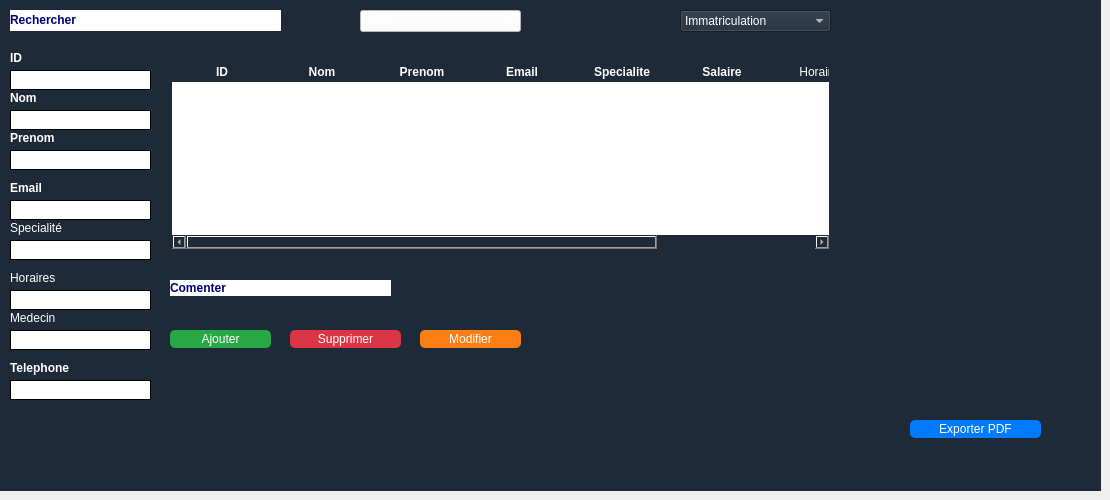
      <widget class="QWidget" name="page_18">
       <widget class="QFrame" name="trirecherche_7">
        <property name="geometry">
         <rect>
          <x>0</x>
          <y>0</y>
          <width>1101</width>
          <height>51</height>
         </rect>
        </property>
        <property name="styleSheet">
         <string notr="true">background-color: #1e2a38;
color: white;
font: bold 11pt &quot;Arial&quot;;

</string>
        </property>
        <property name="frameShape">
         <enum>QFrame::Shape::NoFrame</enum>
        </property>
        <widget class="QLabel" name="recherche_7">
         <property name="geometry">
          <rect>
           <x>10</x>
           <y>10</y>
           <width>271</width>
           <height>21</height>
          </rect>
         </property>
         <property name="styleSheet">
          <string notr="true">background-color: white;
    gridline-color: #ccc;
    font: 10pt &quot;Arial&quot;;</string>
         </property>
         <property name="text">
          <string>&lt;html&gt;&lt;head/&gt;&lt;body&gt;&lt;p&gt;&lt;span style=&quot; font-weight:700; color:#00007f;&quot;&gt;Rechercher&lt;/span&gt;&lt;/p&gt;&lt;/body&gt;&lt;/html&gt;</string>
         </property>
        </widget>
        <widget class="QComboBox" name="triemail_7">
         <property name="geometry">
          <rect>
           <x>360</x>
           <y>10</y>
           <width>161</width>
           <height>22</height>
          </rect>
         </property>
         <property name="styleSheet">
          <string notr="true">background-color: white;
    gridline-color: #ccc;
    font: 10pt &quot;Arial&quot;;</string>
         </property>
         <item>
          <property name="text">
           <string>Type</string>
          </property>
         </item>
         <item>
          <property name="text">
           <string/>
          </property>
         </item>
         <item>
          <property name="text">
           <string/>
          </property>
         </item>
        </widget>
        <widget class="QComboBox" name="trisalaire_7">
         <property name="geometry">
          <rect>
           <x>680</x>
           <y>10</y>
           <width>151</width>
           <height>22</height>
          </rect>
         </property>
         <item>
          <property name="text">
           <string>Immatriculation</string>
          </property>
         </item>
        </widget>
       </widget>
       <widget class="QFrame" name="liste_3">
        <property name="geometry">
         <rect>
          <x>0</x>
          <y>50</y>
          <width>161</width>
          <height>441</height>
         </rect>
        </property>
        <property name="styleSheet">
         <string notr="true">background-color: #1e2a38;
color: white;
font: bold 11pt &quot;Arial&quot;;</string>
        </property>
        <property name="frameShape">
         <enum>QFrame::Shape::NoFrame</enum>
        </property>
        <widget class="QLabel" name="idcabi">
         <property name="geometry">
          <rect>
           <x>10</x>
           <y>0</y>
           <width>141</width>
           <height>16</height>
          </rect>
         </property>
         <property name="styleSheet">
          <string notr="true"/>
         </property>
         <property name="text">
          <string>&lt;html&gt;&lt;head/&gt;&lt;body&gt;&lt;p&gt;&lt;span style=&quot; font-weight:704;&quot;&gt;ID &lt;/span&gt;&lt;/p&gt;&lt;/body&gt;&lt;/html&gt;</string>
         </property>
        </widget>
        <widget class="QLabel" name="nom_2">
         <property name="geometry">
          <rect>
           <x>10</x>
           <y>40</y>
           <width>141</width>
           <height>16</height>
          </rect>
         </property>
         <property name="text">
          <string>&lt;html&gt;&lt;head/&gt;&lt;body&gt;&lt;p&gt;&lt;span style=&quot; font-weight:704;&quot;&gt;Nom&lt;/span&gt;&lt;/p&gt;&lt;/body&gt;&lt;/html&gt;</string>
         </property>
        </widget>
        <widget class="QLabel" name="prenom_2">
         <property name="geometry">
          <rect>
           <x>10</x>
           <y>80</y>
           <width>141</width>
           <height>16</height>
          </rect>
         </property>
         <property name="text">
          <string>&lt;html&gt;&lt;head/&gt;&lt;body&gt;&lt;p&gt;&lt;span style=&quot; font-weight:704;&quot;&gt;Prenom&lt;/span&gt;&lt;/p&gt;&lt;/body&gt;&lt;/html&gt;</string>
         </property>
        </widget>
        <widget class="QLabel" name="medecin">
         <property name="geometry">
          <rect>
           <x>10</x>
           <y>260</y>
           <width>141</width>
           <height>16</height>
          </rect>
         </property>
         <property name="text">
          <string>&lt;html&gt;&lt;head/&gt;&lt;body&gt;&lt;p&gt;Medecin &lt;/p&gt;&lt;/body&gt;&lt;/html&gt;</string>
         </property>
        </widget>
        <widget class="QLabel" name="telephone_2">
         <property name="geometry">
          <rect>
           <x>10</x>
           <y>310</y>
           <width>141</width>
           <height>16</height>
          </rect>
         </property>
         <property name="text">
          <string>&lt;html&gt;&lt;head/&gt;&lt;body&gt;&lt;p&gt;&lt;span style=&quot; font-weight:700;&quot;&gt;Telephone&lt;/span&gt;&lt;/p&gt;&lt;/body&gt;&lt;/html&gt;</string>
         </property>
        </widget>
        <widget class="QLineEdit" name="idcabiline">
         <property name="geometry">
          <rect>
           <x>10</x>
           <y>20</y>
           <width>141</width>
           <height>20</height>
          </rect>
         </property>
         <property name="styleSheet">
          <string notr="true">QLineEdit {
    color: black;              /* Texte noir */
    background-color: white;   /* Fond blanc (tu peux changer la couleur) */
    border: 1px solid black;   /* Bordure noire (optionnel) */
}
</string>
         </property>
        </widget>
        <widget class="QLineEdit" name="nomline_2">
         <property name="geometry">
          <rect>
           <x>10</x>
           <y>60</y>
           <width>141</width>
           <height>20</height>
          </rect>
         </property>
         <property name="styleSheet">
          <string notr="true">QLineEdit {
    color: black;              /* Texte noir */
    background-color: white;   /* Fond blanc (tu peux changer la couleur) */
    border: 1px solid black;   /* Bordure noire (optionnel) */
}
</string>
         </property>
        </widget>
        <widget class="QLineEdit" name="medecinline">
         <property name="geometry">
          <rect>
           <x>10</x>
           <y>280</y>
           <width>141</width>
           <height>20</height>
          </rect>
         </property>
         <property name="styleSheet">
          <string notr="true">QLineEdit {
    color: black;              /* Texte noir */
    background-color: white;   /* Fond blanc (tu peux changer la couleur) */
    border: 1px solid black;   /* Bordure noire (optionnel) */
}
</string>
         </property>
        </widget>
        <widget class="QLineEdit" name="telephoneline_2">
         <property name="geometry">
          <rect>
           <x>10</x>
           <y>330</y>
           <width>141</width>
           <height>20</height>
          </rect>
         </property>
         <property name="styleSheet">
          <string notr="true">QLineEdit {
    color: black;              /* Texte noir */
    background-color: white;   /* Fond blanc (tu peux changer la couleur) */
    border: 1px solid black;   /* Bordure noire (optionnel) */
}
</string>
         </property>
        </widget>
        <widget class="QLabel" name="email_2">
         <property name="geometry">
          <rect>
           <x>10</x>
           <y>130</y>
           <width>141</width>
           <height>16</height>
          </rect>
         </property>
         <property name="text">
          <string>&lt;html&gt;&lt;head/&gt;&lt;body&gt;&lt;p&gt;&lt;span style=&quot; font-weight:704;&quot;&gt;Email&lt;/span&gt;&lt;/p&gt;&lt;/body&gt;&lt;/html&gt;</string>
         </property>
        </widget>
        <widget class="QLineEdit" name="emailline_2">
         <property name="geometry">
          <rect>
           <x>10</x>
           <y>150</y>
           <width>141</width>
           <height>20</height>
          </rect>
         </property>
         <property name="styleSheet">
          <string notr="true">QLineEdit {
    color: black;              /* Texte noir */
    background-color: white;   /* Fond blanc (tu peux changer la couleur) */
    border: 1px solid black;   /* Bordure noire (optionnel) */
}
</string>
         </property>
        </widget>
        <widget class="QLabel" name="spec">
         <property name="geometry">
          <rect>
           <x>10</x>
           <y>170</y>
           <width>141</width>
           <height>16</height>
          </rect>
         </property>
         <property name="text">
          <string>&lt;html&gt;&lt;head/&gt;&lt;body&gt;&lt;p&gt;Specialité&lt;/p&gt;&lt;/body&gt;&lt;/html&gt;</string>
         </property>
        </widget>
        <widget class="QLineEdit" name="horaireline">
         <property name="geometry">
          <rect>
           <x>10</x>
           <y>240</y>
           <width>141</width>
           <height>20</height>
          </rect>
         </property>
         <property name="styleSheet">
          <string notr="true">QLineEdit {
    color: black;              /* Texte noir */
    background-color: white;   /* Fond blanc (tu peux changer la couleur) */
    border: 1px solid black;   /* Bordure noire (optionnel) */
}
</string>
         </property>
        </widget>
        <widget class="QLineEdit" name="specline">
         <property name="geometry">
          <rect>
           <x>10</x>
           <y>190</y>
           <width>141</width>
           <height>20</height>
          </rect>
         </property>
         <property name="styleSheet">
          <string notr="true">QLineEdit {
    color: black;              /* Texte noir */
    background-color: white;   /* Fond blanc (tu peux changer la couleur) */
    border: 1px solid black;   /* Bordure noire (optionnel) */
}
</string>
         </property>
        </widget>
        <widget class="QLabel" name="horaire">
         <property name="geometry">
          <rect>
           <x>10</x>
           <y>220</y>
           <width>141</width>
           <height>16</height>
          </rect>
         </property>
         <property name="text">
          <string>&lt;html&gt;&lt;head/&gt;&lt;body&gt;&lt;p&gt;Horaires&lt;/p&gt;&lt;/body&gt;&lt;/html&gt;</string>
         </property>
        </widget>
        <widget class="QLineEdit" name="prenomline_2">
         <property name="geometry">
          <rect>
           <x>10</x>
           <y>100</y>
           <width>141</width>
           <height>20</height>
          </rect>
         </property>
         <property name="styleSheet">
          <string notr="true">QLineEdit {
    color: black;              /* Texte noir */
    background-color: white;   /* Fond blanc (tu peux changer la couleur) */
    border: 1px solid black;   /* Bordure noire (optionnel) */
}
</string>
         </property>
        </widget>
       </widget>
       <widget class="QFrame" name="cruds_3">
        <property name="geometry">
         <rect>
          <x>160</x>
          <y>50</y>
          <width>941</width>
          <height>441</height>
         </rect>
        </property>
        <property name="styleSheet">
         <string notr="true">background-color: #1e2a38;
color: white;
font: bold 11pt &quot;Arial&quot;;

</string>
        </property>
        <property name="frameShape">
         <enum>QFrame::Shape::NoFrame</enum>
        </property>
        <widget class="QLabel" name="comment_3">
         <property name="geometry">
          <rect>
           <x>10</x>
           <y>230</y>
           <width>221</width>
           <height>16</height>
          </rect>
         </property>
         <property name="styleSheet">
          <string notr="true">background-color: white;
    gridline-color: #ccc;
    font: 10pt &quot;Arial&quot;;
</string>
         </property>
         <property name="text">
          <string>&lt;html&gt;&lt;head/&gt;&lt;body&gt;&lt;p&gt;&lt;span style=&quot; font-weight:700; color:#00007f;&quot;&gt;Comenter&lt;/span&gt;&lt;/p&gt;&lt;/body&gt;&lt;/html&gt;</string>
         </property>
        </widget>
        <widget class="QPushButton" name="ajouter_9">
         <property name="geometry">
          <rect>
           <x>10</x>
           <y>280</y>
           <width>101</width>
           <height>18</height>
          </rect>
         </property>
         <property name="styleSheet">
          <string notr="true">QPushButton {
    background-color: #28a745;
    color: white;
    border-radius: 5px;
}

</string>
         </property>
         <property name="text">
          <string>Ajouter</string>
         </property>
        </widget>
        <widget class="QPushButton" name="modifier_9">
         <property name="geometry">
          <rect>
           <x>260</x>
           <y>280</y>
           <width>101</width>
           <height>18</height>
          </rect>
         </property>
         <property name="styleSheet">
          <string notr="true">QPushButton {
    background-color: #fd7e14;
    color: white;
    border-radius: 5px;
}
</string>
         </property>
         <property name="text">
          <string>Modifier</string>
         </property>
        </widget>
        <widget class="QPushButton" name="exporter_9">
         <property name="geometry">
          <rect>
           <x>750</x>
           <y>370</y>
           <width>131</width>
           <height>18</height>
          </rect>
         </property>
         <property name="styleSheet">
          <string notr="true">QPushButton {
    background-color: #007bff;
    color: white;
    border-radius: 5px;
}
</string>
         </property>
         <property name="text">
          <string>Exporter PDF</string>
         </property>
        </widget>
        <widget class="QPushButton" name="supprimer_8">
         <property name="geometry">
          <rect>
           <x>130</x>
           <y>280</y>
           <width>111</width>
           <height>18</height>
          </rect>
         </property>
         <property name="styleSheet">
          <string notr="true">QPushButton {
    background-color: #dc3545;
    color: white;
    border-radius: 5px;
}</string>
         </property>
         <property name="text">
          <string>Supprimer</string>
         </property>
        </widget>
        <widget class="QTableWidget" name="tableau_12">
         <property name="geometry">
          <rect>
           <x>10</x>
           <y>10</y>
           <width>661</width>
           <height>191</height>
          </rect>
         </property>
         <property name="styleSheet">
          <string notr="true">QTableWidget {
    background-color: white;        /* cellules blanches */
    color: #1e2a38;                 /* texte bleu foncé */
    border: 2px solid #1e2a38;      /* bordures du tableau */
    font: bold 11pt &quot;Arial&quot;;
}

QTableWidget::item {
    background-color: white;        /* garde les cellules blanches */
    color: #1e2a38;
}

QHeaderView::section {
    background-color: #1e2a38;      /* en-tête bleu foncé */
    color: white;                   /* texte blanc */
    font: bold 11pt &quot;Arial&quot;;
    border: 1px solid #1e2a38;
}
</string>
         </property>
         <column>
          <property name="text">
           <string>ID</string>
          </property>
          <property name="font">
           <font>
            <bold>true</bold>
           </font>
          </property>
         </column>
         <column>
          <property name="text">
           <string>Nom</string>
          </property>
          <property name="font">
           <font>
            <bold>true</bold>
           </font>
          </property>
         </column>
         <column>
          <property name="text">
           <string>Prenom</string>
          </property>
          <property name="font">
           <font>
            <bold>true</bold>
           </font>
          </property>
         </column>
         <column>
          <property name="text">
           <string>Email</string>
          </property>
          <property name="font">
           <font>
            <bold>true</bold>
           </font>
          </property>
         </column>
         <column>
          <property name="text">
           <string>Specialite</string>
          </property>
          <property name="font">
           <font>
            <bold>true</bold>
           </font>
          </property>
         </column>
         <column>
          <property name="text">
           <string>Salaire</string>
          </property>
          <property name="font">
           <font>
            <bold>true</bold>
           </font>
          </property>
         </column>
         <column>
          <property name="text">
           <string>Horaires</string>
          </property>
         </column>
         <column>
          <property name="text">
           <string>Telephone</string>
          </property>
         </column>
        </widget>
       </widget>
      </widget>
